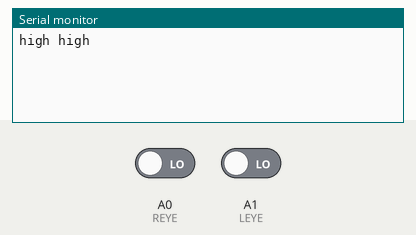
Recording of a sketch running on a simulated Arduino Uno, built with avr-gcc and run on an emulated ATmega328P. Parts: the last lines printed to the serial monitor. The test bench sets the inputs (shaded band); at power-on: A0 (REYE) LOW, A1 (LEYE) LOW.

Above: at 2.8 s.
2.9 s: A0 (REYE) driven HIGH
At 3.4 s:
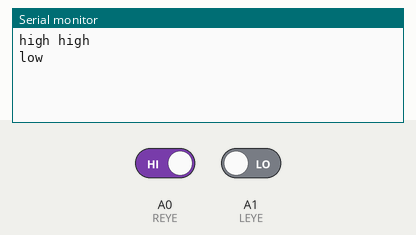
4.5 s: A0 (REYE) driven LOW
At 6.1 s:
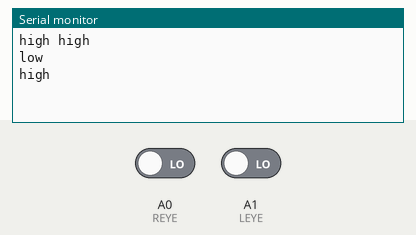
6.5 s: A0 (REYE) driven HIGH and A1 (LEYE) driven HIGH
At 7.7 s:
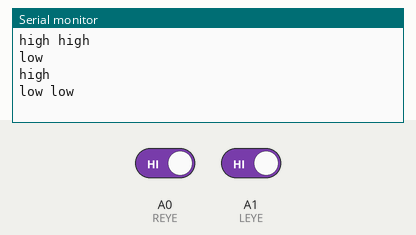

Measured:
- after the input at 2.9 s, the serial monitor: prints a new line after 0.10 s (image 1)
- after the input at 4.5 s, the serial monitor: prints a new line after 0.50 s (image 2)
- after the input at 6.5 s, the serial monitor: prints a new line after 0.50 s (image 3)

The sketch:

CS_lab_2_task1_.ino
```cpp
//#error "You didn't update the sensor definitions!"
// CHANGE THESE TO MATCH YOUR WIRING, THEN DELETE THE PREVIOUS "#error" LINE
const int LEYE = A1;
const int REYE = A0;

void setup() {
  Serial.begin(9600);

  pinMode( LEYE, INPUT );
  pinMode( REYE, INPUT );

}

  String left_new_value = "";
  String right_new_value = "";
  String left_old_value = "";
  String right_old_value = "";

void loop() {


if( digitalRead( LEYE ) == HIGH )
{
  left_new_value = "low ";
}
else
{
  left_new_value = "high ";
}

if (left_old_value != left_new_value)
{
  Serial.print(left_new_value);
}

left_old_value = left_new_value;


if( digitalRead( REYE ) == HIGH )
{
  right_new_value = "low ";
}
else
{
  right_new_value = "high ";
}

if (right_old_value != right_new_value)
{
  Serial.println(right_new_value);
}

right_old_value = right_new_value;


/*  if( digitalRead( REYE ) == HIGH ){
    Serial.println(" right low  ");
  }else{
    Serial.println("right high ");
  }
  */
  delay(1000);
}
```
